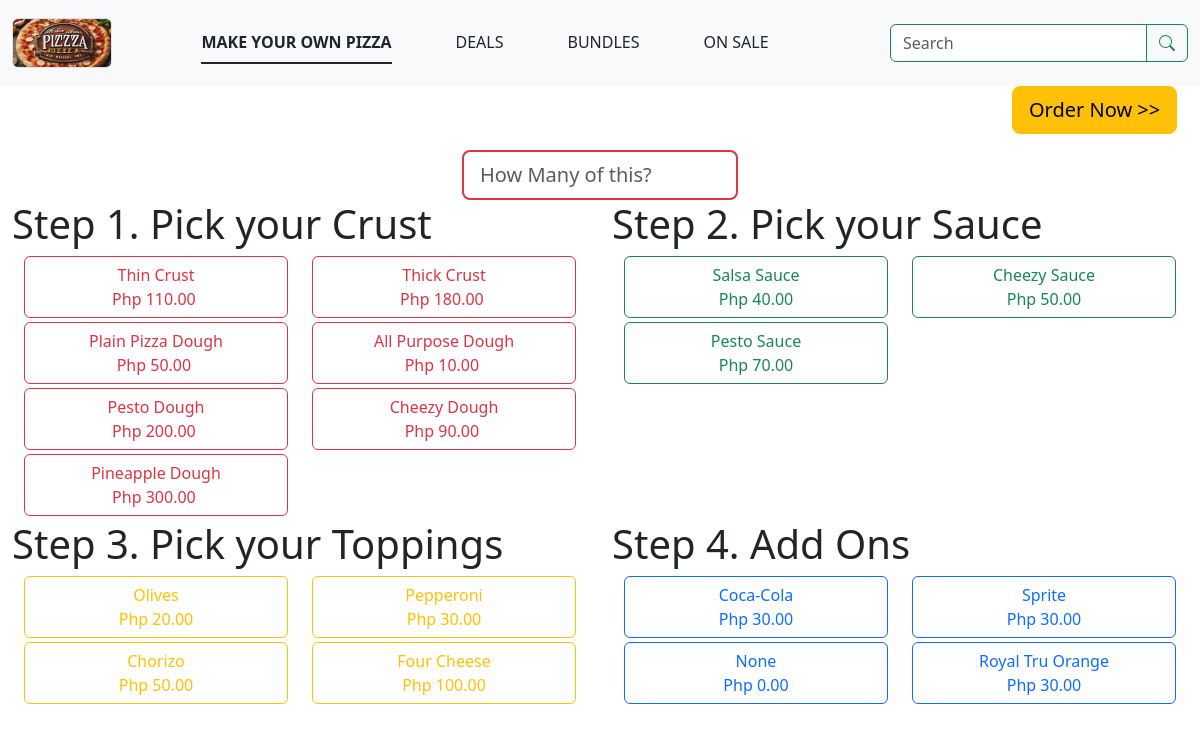
The page /users/index.php on the database its author committed.
### tables this page shows
CREATE TABLE `ingredients` (
  `ingredient_id` int(11) NOT NULL,
  `ingredient_name` varchar(100) NOT NULL,
  `step_id` int(11) NOT NULL,
  `price_amt` decimal(6,2) NOT NULL,
  `ingredient_description` text NOT NULL,
  `ingredient_img` varchar(100) NOT NULL
);

### users/index.php (the view, shortened to what this page needs)
<?php include_once("../db.php");
?>
<html>
<head>
    <link rel="stylesheet" href="../css/bootstrap.css">
    <link rel="stylesheet" href="../my.css">
</head>
<body id="home-page">
<div class="container-fluid">
     <div class="row">
            <?php require("nav.php");?>
     </div>
            <?php
if(!isset($_GET['process_order'])){
?>
<form action="index.php" method="get">
     <div class="row">
         <div class="col-10"></div>
         <div class="col-2">
             <input type="submit" name="process_order" class="btn btn-lg btn-warning mb-3" value="Order Now >>">
         </div>
     </div>
      <div class="row justify-content-center">
          <div class="col-3">
              <input type="text" class="form-control-lg border border-2 border-danger form-control" name="order_qty" placeholder="How Many of this?" required>
          </div>
      </div>
      <div class="row">
          <div class="col-lg-6 col-sm-12">
              <h4 class="display-6">Step 1. Pick your Crust</h4>
                  <div class="container-fluid">
                      <div class="row">
                          <?php
                          $sql_get_ingredient = "SELECT * FROM `ingredients` where `step_id` = '1'";
                          $get_result = mysqli_query($conn,$sql_get_ingredient);
                          if(mysqli_num_rows($get_result) > 0 ){
                              while($step1 = mysqli_fetch_assoc($get_result)){
                                 ?>
                                 <div class="col-6">
                                        <label class="btn col-12 btn-outline-danger mb-1" for="<?php echo $step1['ingredient_id'];?>">
                                           <?php echo $step1['ingredient_name'] . "<br>";?>
                                           <?php echo "Php " . number_format($step1['price_amt'],2);?>
                                        </label>
                                  </div>
                                  <?php
                              }
                          }
                          ?>
                      </div>
                  </div>
          </div>
          <div class="col-lg-6 col-sm-12">
              <h4 class="display-6">Step 2. Pick your Sauce</h4>
                <div class="container-fluid">
                          <div class="row">
                               <?php
                          $sql_get_ingredient = "SELECT * FROM `ingredients` where `step_id` = '2'";
                          $get_result = mysqli_query($conn,$sql_get_ingredient);
                          if(mysqli_num_rows($get_result) > 0 ){
                              while($step2 = mysqli_fetch_assoc($get_result)){
                                 ?>
                                  <div class="col-6">
                                        <label class="btn col-12  btn-outline-success mb-1" for="<?php echo $step2['ingredient_id'];?>">
                                           <?php echo $step2['ingredient_name'] . "<br>";?>
                                           <?php echo "Php " . number_format($step2['price_amt'],2);?>
                                        </label>
                                  </div>
                                  <?php
                              }
                          }
                          ?>
                          </div>
                      </div>
          </div>
          <div class="col-lg-6 col-sm-12">
              <h4 class="display-6">Step 3. Pick your Toppings</h4>
               <div class="container-fluid">
                          <div class="row">
                               <?php
                          $sql_get_ingredient = "SELECT * FROM `ingredients` where `step_id` = '3'";
                          $get_result = mysqli_query($conn,$sql_get_ingredient);
                          if(mysqli_num_rows($get_result) > 0 ){
                              while($step3 = mysqli_fetch_assoc($get_result)){
                                 ?>
                                  <div class="col-6">
                                        <label class="btn col-12  btn-outline-warning mb-1" for="<?php echo $step3['ingredient_id'];?>">
                                           <?php echo $step3['ingredient_name'] . "<br>";?>
                                           <?php echo "Php " . number_format($step3['price_amt'],2);?>
                                        </label>
                                  </div>
                                  <?php
                              }
                          }
                          ?>
                          </div>
                      </div>
          </div>
          <div class="col-lg-6 col-sm-12">
              <h4 class="display-6">Step 4. Add Ons</h4>
               <div class="container-fluid">
                          <div class="row">
                               <?php
                          $sql_get_ingredient = "SELECT * FROM `ingredients` where `step_id` = '4'";
                          $get_result = mysqli_query($conn,$sql_get_ingredient);
                          if(mysqli_num_rows($get_result) > 0 ){
                              while($step4 = mysqli_fetch_assoc($get_result)){
                                 ?>
                                  <div class="col-6">
                                        <label class="btn col-12  btn-outline-primary mb-1" for="<?php echo $step4['ingredient_id'];?>">
                                           <?php echo $step4['ingredient_name'] . "<br>";?>
                                           <?php echo "Php " . number_format($step4['price_amt'],2);?>
                                        </label>
                                  </div><?php
                              }
                          }
                          ?>
                          </div>
                      </div>
          </div>
      </div>
</form>
<?php } ?>
</div>
</body>
   </html>

### rows shown on the page
ingredients: ingredient_name "Thin Crust", price_amt "110.00"
ingredients: ingredient_name "Thick Crust", price_amt "180.00"
ingredients: ingredient_name "Plain Pizza Dough", price_amt "50.00"
ingredients: ingredient_name "All Purpose Dough", price_amt "10.00"
ingredients: ingredient_name "Pesto Dough", price_amt "200.00"
ingredients: ingredient_name "Cheezy Dough", price_amt "90.00"
ingredients: ingredient_name "Pineapple Dough", price_amt "300.00"
ingredients: ingredient_name "Salsa Sauce", price_amt "40.00"
ingredients: ingredient_name "Cheezy Sauce", price_amt "50.00"
ingredients: ingredient_name "Pesto Sauce", price_amt "70.00"
ingredients: ingredient_name "Olives", price_amt "20.00"
ingredients: ingredient_name "Pepperoni", price_amt "30.00"
ingredients: ingredient_name "Chorizo", price_amt "50.00"
ingredients: ingredient_name "Four Cheese", price_amt "100.00"
ingredients: ingredient_name "Coca-Cola", price_amt "30.00"
ingredients: ingredient_name "Sprite", price_amt "30.00"
ingredients: ingredient_name "None", price_amt "0.00"
ingredients: ingredient_name "Royal Tru Orange", price_amt "30.00"
